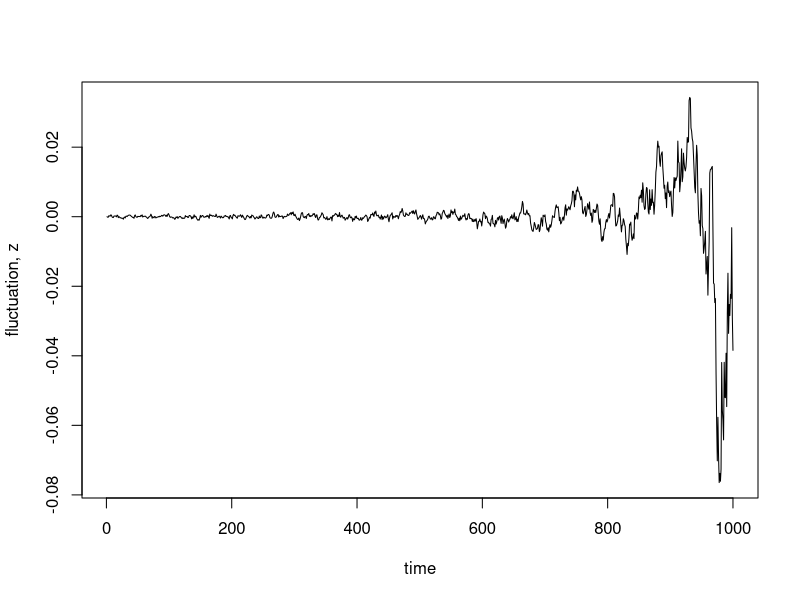
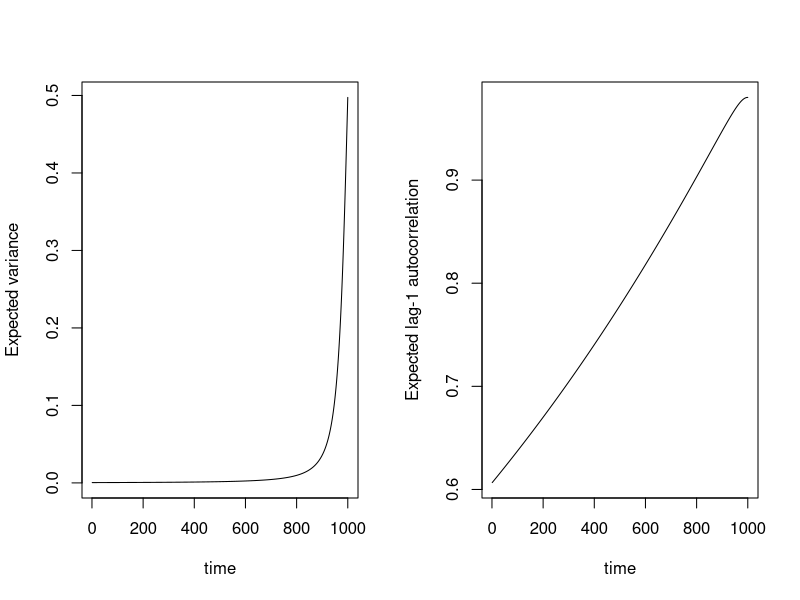

Recreate these plots in R, in order.
## ---- chunk 1
set.seed(123)
nobs <- 1000
ts <- numeric(nobs)
autocor <- numeric(nobs)
variance <- numeric(nobs)
ts[1] <- 0
beta <- 0.5
gamma <- 1
eta <- 1e-4
delta_beta <- (gamma - beta) / nobs
quadratic_formula <- function(a, b, c){
  (-b - sqrt(b^2 - 4 * a * c)) / (2 * a)
}
for (t in seq(1, nobs)){
  beta <- beta + delta_beta
  I <- quadratic_formula(-beta, beta - eta - gamma, eta)
  a <- -(beta - 2 * beta * I - eta - gamma)
  b <- sqrt(beta * I * (1 - I) + eta * (1 - I) + gamma * I)
  tau <- 1
  phi <- exp(-a * tau)
  var <- b ^ 2 / (2 * a)
  sigma <- (1 - exp(-a * 2 * tau)) * var
  if (t == 1) {
    ts[t] <- 0
  } else {
    ts[t] <- phi * ts[t - 1] + sigma * rnorm(1)
  }
  autocor[t] <- phi
  variance[t] <- var
}
## ---- chunk 2
plot(ts, xlab="time", ylab="fluctuation, z", type="l")
## ---- chunk 3
par(mfrow=c(1,2))
plot(variance, xlab="time", ylab="Expected variance", type="l")
plot(autocor, xlab="time", ylab="Expected lag-1 autocorrelation", type="l")
par(mfrow=c(1,1))
